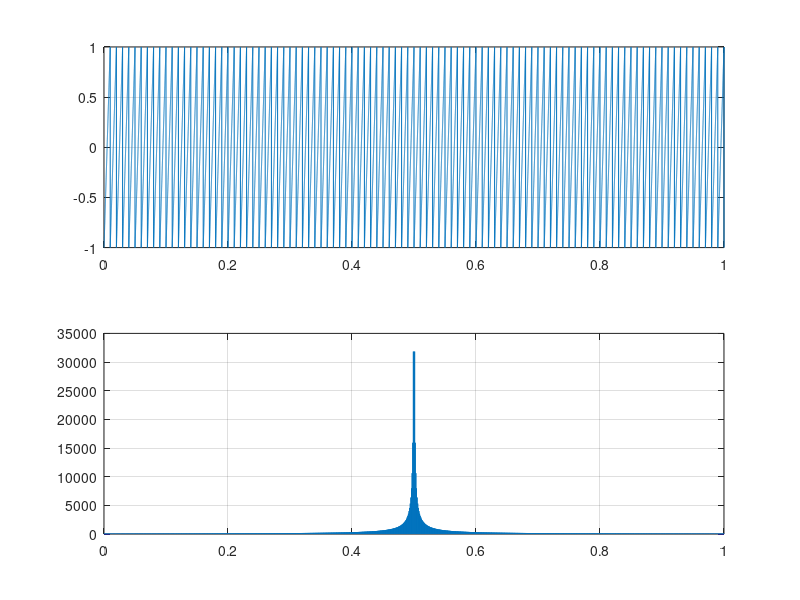
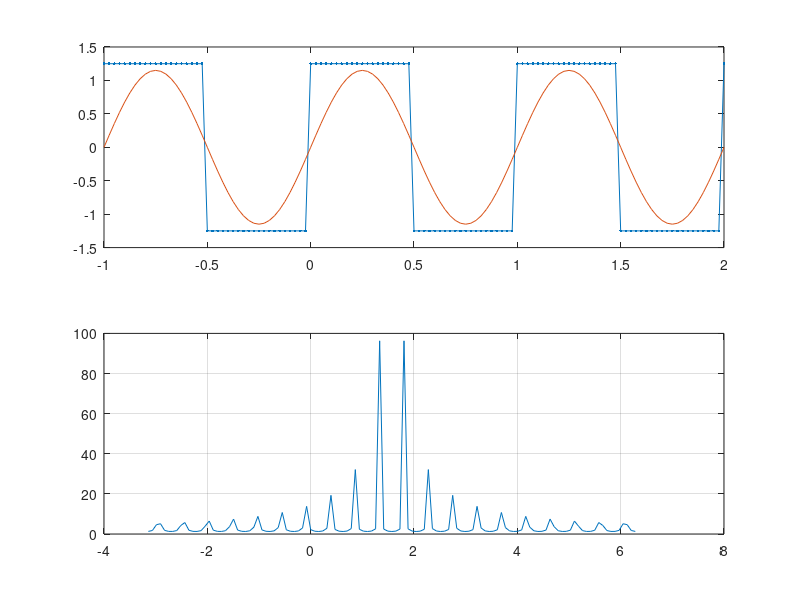

The MATLAB source for these figures, in order: (Note: this script raises an error after producing the figures.)
clc
clear
close all

%% 1
f_saw = 10e4;
t_saw = 0: 1/f_saw : 1;
x_saw = sawtooth(2*pi*100*t_saw);
figure(1);
subplot(2,1,1)
plot(t_saw,x_saw);

grid on

subplot(2,1,2)
Y=fft(x_saw);
plot(t_saw,abs(fftshift(Y)))

grid on


t = linspace(-pi,2*pi,121);
x = 1.25*square(2*t);
figure(2);
subplot(2,1,1)
plot(t/pi,x,'.-',t/pi,1.15*sin(2*t))
y2 = fft(x)
subplot(2,1,2)
plot(t,abs(fftshift(y2)))
grid on
%% pulse train
fs = 100E9;
D = [2.5 10 17.5]' * 1e-9; % pulse delay times
t2 = 0 : 1/fs : 2500/fs; % signal evaluation time
w = 1e-9; % width of each pulse
x3 = pulstran(t2,D,@rectpuls,w);
figure(3)
subplot(2,1,1)
plot(t2,x3)
Y3=fft(x3);
subplot(2,1,2)
plot(fftshift(Y3))



%% 2
t = linspace(-pi,2*pi,121);
x = 1.25*square(2*t);
figure(1);
subplot(2,1,1)
plot(t/pi,x,'.-',t/pi,1.15*sin(2*t))
y2 = fft(x)
subplot(2,1,2)
plot(t,abs(fftshift(y2)))
grid on


f_saw = 10e4;
t_saw = 0: 1/f_saw : 1;
x_saw = sawtooth(2*pi*10*t_saw);
figure(2);
subplot(2,1,1)
plot(t_saw,x_saw);

grid on

subplot(2,1,2)
Y=fft(x_saw);
plot(t_saw,abs(fftshift(Y)))

grid on

output = conv(x, x_saw);
figure(3)
plot(output);
grid on;

Y3 = fft(conv(x, x_saw))
figure(4)
plot(Y3)